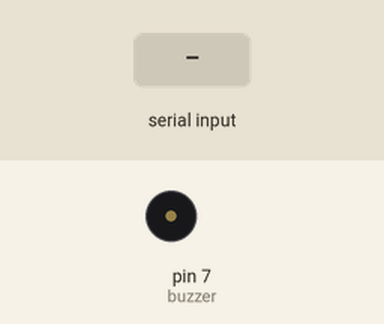
This sketch was run on a simulated Arduino Uno, built with avr-gcc and run on an emulated ATmega328P. On the bench: buzzer (waves = sounding, pin HIGH). Inputs (shaded band) come from the test bench.

Above: at 1.2 s.
1.3 s: "a" received over Serial
At 2.0 s:
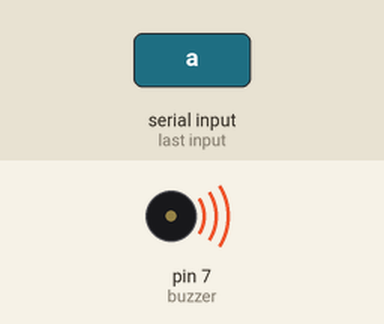
2.8 s: "b" received over Serial
At 3.2 s:
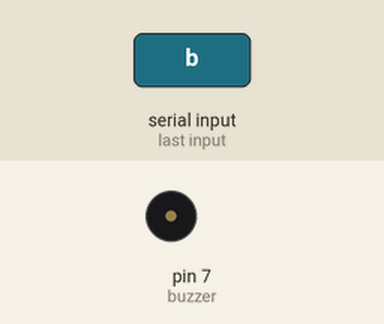
Timing chart, 0 to 5.8 s (numbered marks = the images above; inputs shaded):
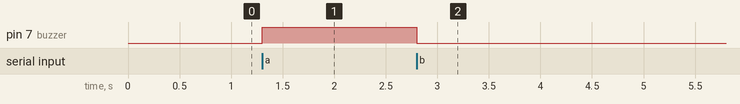

The sketch:

buzzer_serial_control.ino
```cpp
char input;
int buzzer = 7;  // Buzzer connected to pin 7

void setup() {
  Serial.begin(9600);        // Start serial communication
  pinMode(buzzer, OUTPUT);   // Set buzzer pin as output
}

void loop() {
  if (Serial.available() > 0) {
    input = Serial.read();   // Read incoming character

    if (input == 'a') {
      digitalWrite(buzzer, HIGH);  // Turn buzzer ON
    } else if (input == 'b') {
      digitalWrite(buzzer, LOW);   // Turn buzzer OFF
    }
  }
}
```

Measured:
- after the input at 1.3 s, pin 7 (buzzer): LOW → HIGH at once
- after the input at 2.8 s, pin 7 (buzzer): HIGH → LOW at once
